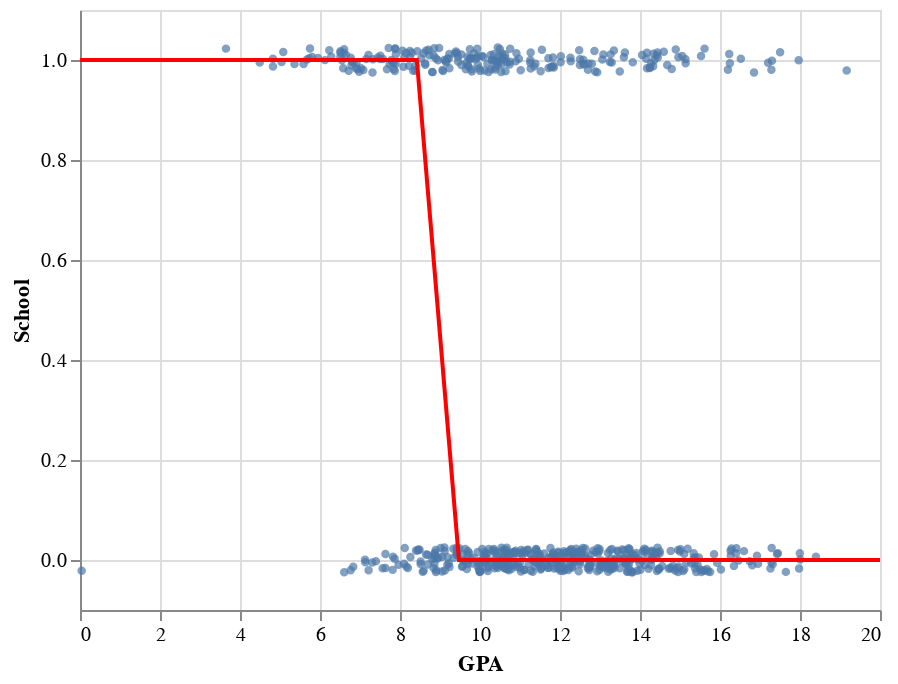

The code cell stored with this chart in its notebook:
### Code cell
Y_pred = model_grades_school.predict(np.linspace(0,20,20).reshape(-1,1))
source1 = pd.DataFrame({
    'x': grades.squeeze()+ np.random.rand(len(grades))-.5,
    'y': school + .05*np.random.rand(len(school))-.05/2
})
source2 = pd.DataFrame({
    'model_x': np.linspace(0,20,20),
    'model_y': Y_pred
})
alt.Chart(source1).mark_point(size=5).encode(
    x='x',
    y='y'
) + alt.Chart(source2).mark_line(color="red").encode(
    x=alt.X('model_x', title="GPA", scale= alt.Scale(zero=False)),
    y=alt.Y('model_y', title="School")
)

### Figure 1 — Vega-Lite specification as saved in the notebook (floating-point values rounded to 4 significant figures; data arrays with more than 128 entries replaced by an {"elided": "..."} marker saying what was removed)
{"config": {"view": {"continuousWidth": 400, "continuousHeight": 300}}, "layer": [{"data": {"name": "data-df3c9d95994a6f49e21d8b2b4d9271bd"}, "mark": {"type": "point", "size": 5}, "encoding": {"x": {"type": "quantitative", "field": "x"}, "y": {"type": "quantitative", "field": "y"}}}, {"data": {"name": "data-b749295a2fa54734a20feda6b38ced21"}, "mark": {"type": "line", "color": "red"}, "encoding": {"x": {"type": "quantitative", "field": "model_x", "scale": {"zero": false}, "title": "GPA"}, "y": {"type": "quantitative", "field": "model_y", "title": "School"}}}], "$schema": "https://vega.github.io/schema/vega-lite/v4.8.1.json", "datasets": {"data-df3c9d95994a6f49e21d8b2b4d9271bd": {"elided": "649 records"}, "data-b749295a2fa54734a20feda6b38ced21": [{"model_x": 0.0, "model_y": 1}, {"model_x": 1.053, "model_y": 1}, {"model_x": 2.105, "model_y": 1}, {"model_x": 3.158, "model_y": 1}, {"model_x": 4.211, "model_y": 1}, {"model_x": 5.263, "model_y": 1}, {"model_x": 6.316, "model_y": 1}, {"model_x": 7.368, "model_y": 1}, {"model_x": 8.421, "model_y": 1}, {"model_x": 9.474, "model_y": 0}, {"model_x": 10.53, "model_y": 0}, {"model_x": 11.58, "model_y": 0}, {"model_x": 12.63, "model_y": 0}, {"model_x": 13.68, "model_y": 0}, {"model_x": 14.74, "model_y": 0}, {"model_x": 15.79, "model_y": 0}, {"model_x": 16.84, "model_y": 0}, {"model_x": 17.89, "model_y": 0}, {"model_x": 18.95, "model_y": 0}, {"model_x": 20.0, "model_y": 0}]}}
